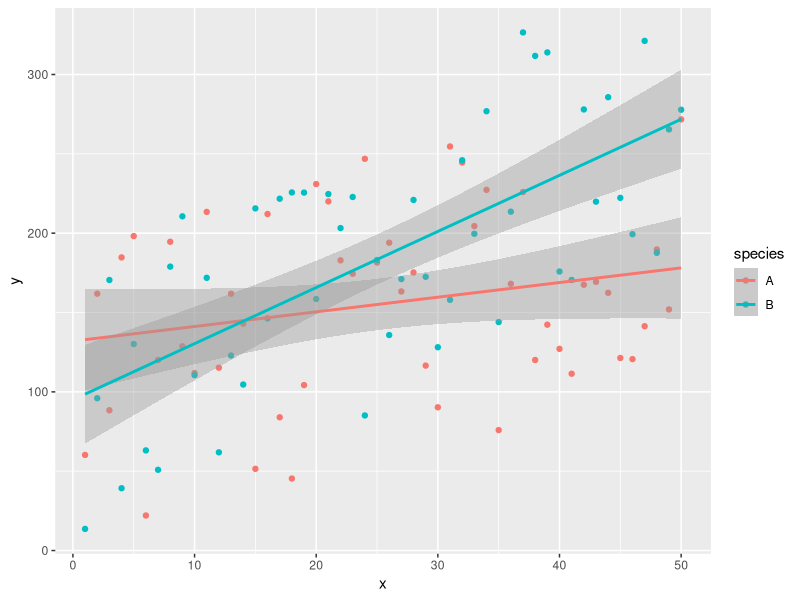

The R script that drew this image:
## ---- chunk 1
library(tidyverse)
library(kableExtra)
library(ape)
## ---- chunk 2
set.seed(123)
x_A=1:50
y_A=x_A*2+runif(50,1,200)
x_B=1:50
y_B=x_B*3.5+runif(50,1,200)

d <- tibble(x=c(x_A,x_B),
            y=c(y_A,y_B),
            species=c(rep("A",50),
                      rep("B",50))
            )
## ---- chunk 3
d%>%
  ggplot(aes(x,y,col=species))+
  geom_point()+
  geom_smooth(method="lm")
## ---- chunk 4
fit_1 <- lm(y~x,data=d)

anova(fit_1)
## ---- chunk 5
summary(fit_1)

## ---- chunk 6
fit_2 <- lm(y~x+species,d)
anova(fit_2)
## ---- chunk 7
fit_3 <- lm(y~x*species,d)
anova(fit_3)
## ---- chunk 8
lapply(list(fit_1,fit_2,fit_3),
       function(x) setNames(anova(x)$`Pr(>F)`,rownames(anova(x))))

## ---- chunk 9
sapply(list(fit_1,fit_2,fit_3),
       logLik)
## ---- chunk 10
sapply(list(fit_1,fit_2,fit_3),
       logLik)
## ---- chunk 11
sapply(list(fit_1,fit_2,fit_3),
       logLik)
## ---- chunk 12
AIC(fit_1,fit_2,fit_3)
